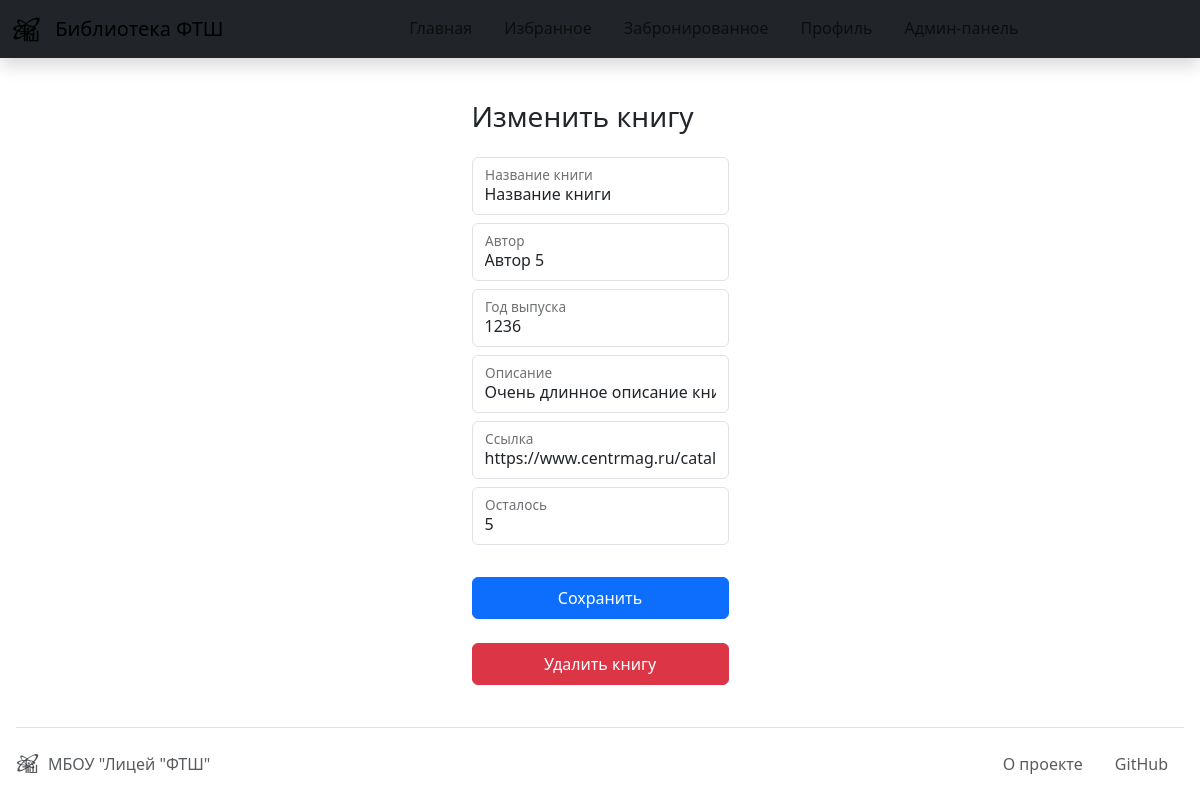
The page /book_edit/9 (signed in) on the database as committed earlier.
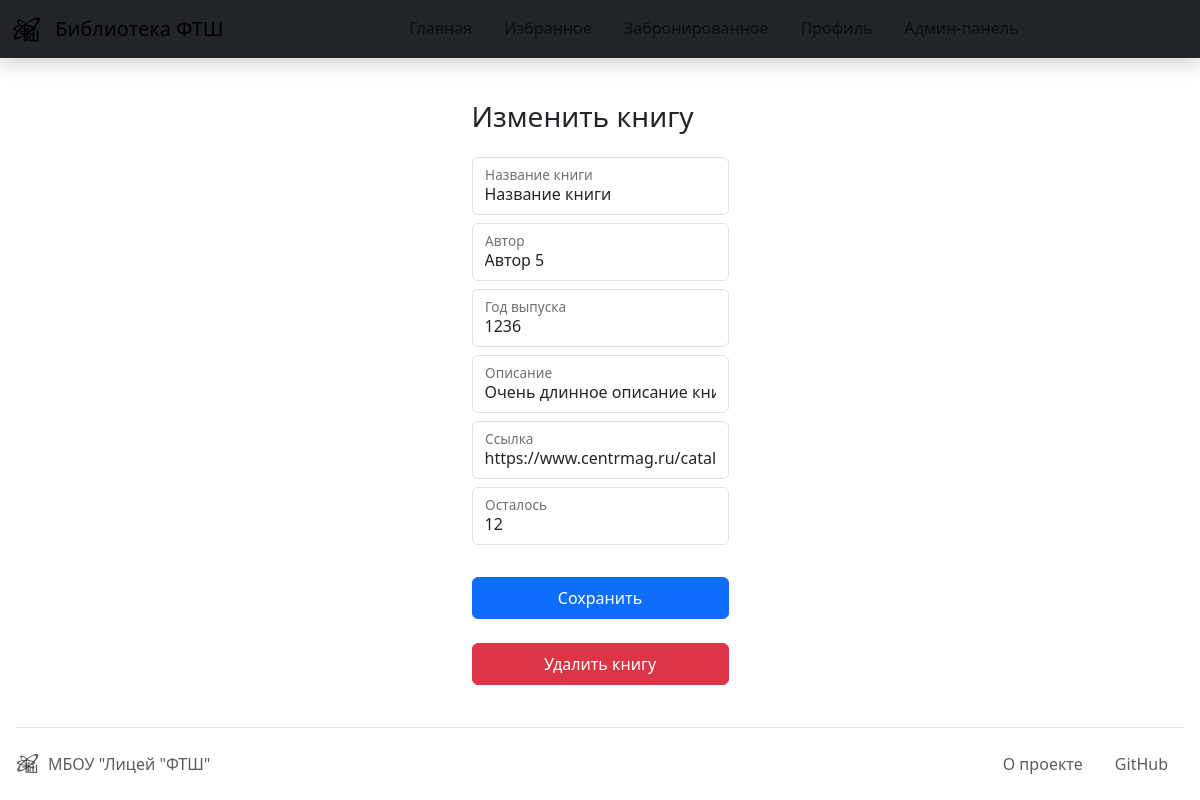
The same page on the database as committed later.
### data/books.py (models this page shows)
class Book(SqlAlchemyBase):
    __tablename__ = 'books'
    id = sqlalchemy.Column(sqlalchemy.Integer,
                           primary_key=True, autoincrement=True)
    name = sqlalchemy.Column(sqlalchemy.String)
    author = sqlalchemy.Column(sqlalchemy.String)
    description = sqlalchemy.Column(sqlalchemy.String, nullable=True)
    year = sqlalchemy.Column(sqlalchemy.SmallInteger)
    preview_url = sqlalchemy.Column(sqlalchemy.String, nullable=True)
    preview_ratio = sqlalchemy.Column(sqlalchemy.Float, nullable=True)
    left = sqlalchemy.Column(sqlalchemy.Integer)

### app.py (the view)
@app.route('/book_edit/<int:book_id>', methods=['GET', 'POST'])
@login_required
def book_edit(book_id):
    if not current_user.is_admin:
        abort(403)
    form = AddBook()
    db_sess = db_session.create_session()
    book = db_sess.query(Book).get(book_id)
    if not book:
        return 404
    if form.validate_on_submit():
        book.name = form.name.data
        book.author = form.author.data
        book.description = form.description.data
        book.year = form.year.data
        book.left = form.left.data
        book.preview_url = form.preview_url.data
        print(book.preview_url)
        db_sess.commit()
        print('edited', current_user.get_id())
        return redirect('/admin')
    else:
        print(form.preview_url)
        form.name.data = book.name
        form.author.data = book.author
        form.description.data = book.description
        form.year.data = book.year
        form.left.data = book.left
        form.meta.book_id = book.id
        form.preview_url.data = book.preview_url
    return render_template('bookedit.html', form=form, title='Изменение книги')

### loginform.py
class AddBook(FlaskForm):
    class Meta(FlaskForm.Meta):
        book_id = None
    name = StringField('Название книги', validators=[DataRequired()])
    author = StringField('Автор', validators=[DataRequired()])
    year = StringField('Год выпуска', validators=[DataRequired()])
    description = StringField('Описание', validators=[DataRequired()])
    left = StringField('Осталось', validators=[DataRequired()])
    preview_url = StringField('Ссылка', validators=[DataRequired()])
    preview_ratio = 0.7886435331230284
    submit = SubmitField('Сохранить')

### app.py (called while the page is built)
@login_manager.user_loader
def load_user(user_id):
    db_sess = db_session.create_session()
    return db_sess.query(User).get(user_id)

### data/db_session.py (called while the page is built)
def create_session() -> Session:
    global __factory
    return __factory()

### templates/bookedit.html (shortened to what this page needs)
{% extends "base.html" %}
{% block content %}
    <form class="m-auto p-3" style="max-width: 400px" method="post">
        <h3 class="mb-4 fw-normal">Изменить книгу</h3>
        <div class="form-floating">
            {{ form.name(class="form-control", type="text", placeholder="", autocomplete="name") }}
            {{ form.name.label }}
        </div>
        <div class="form-floating my-2">
            {{ form.author(class="form-control", type="text", placeholder="", autocomplete="author") }}
            {{ form.author.label }}
        </div>
        <div class="form-floating">
            {{ form.year(class="form-control", type="number", placeholder="", autocomplete="year") }}
            {{ form.year.label }}
        </div>
        <div class="form-floating my-2">
            {{ form.description(class="form-control", type="text", placeholder="", autocomplete="description") }}
            {{ form.description.label }}
        </div>
        <div class="form-floating">
            {{ form.preview_url(class="form-control", type="text", placeholder="", autocomplete="preview_url") }}
            {{ form.preview_url.label }}
        </div>
        <div class="form-floating my-2">
            {{ form.left(class="form-control", type="number", placeholder="", autocomplete="left") }}
            {{ form.left.label }}
        </div>
        <div>
            {{ form.submit(type="submit", class="btn btn-primary w-100 py-2 mt-4") }}
            {% if form.meta.book_id %}
                <button type="submit" formaction='/book_delete/{{ form.meta.book_id }}'
                        class="btn btn-danger w-100 py-2 mt-4" formnovalidate>
                    Удалить книгу
                </button>
            {% endif %}
        </div>
    </form>
{% endblock %}

### templates/base.html (shortened to what this page needs)
<!DOCTYPE html>
<html lang="ru" class="min-vh-100" data-bs-theme="auto">
<head>
    <link href="/static/bootstrap-5.3.3-dist/css/bootstrap.min.css" rel="stylesheet">
</head>
<body class="d-flex flex-column min-vh-100">
{% include 'navbar.html' %}
{% block content %}{% endblock %}
{% include 'footer.html' %}
{% include 'toast.html' %}
</body>
</html>

### templates/navbar.html (shortened to what this page needs)
{% set tabs = [
    ('index', 'Главная'),
    ('favourite', 'Избранное'),
    ('booked', 'Забронированное'),
    ('profile', 'Профиль'),
] %}
<nav class="navbar navbar-expand-md sticky-top bg-dark shadow">
    <div class="container-fluid">
        <a class="navbar-brand" href="#">
            <svg class="bi d-inline-block align-text-top me-2" width="30" height="30">
                <use xlink:href="#phtsh-wb"></use>
            </svg
            >
            <div class="d-inline d-md-none d-lg-inline">Библиотека ФТШ</div>
        </a>
        <div class="collapse navbar-collapse justify-content-center" id="navbarNavDropdown">
            <ul class="navbar-nav nav-underline">
                {% for url, name in tabs %}
                    <li class="nav-item">
                        <a {% if name == title %}
                            class="nav-link active" aria-current="page"
                        {% else %}
                            class="nav-link"
                        {% endif %}
                            href="/{{ url }}">{{ name }}</a>
                    </li>
                {% endfor %}
            </ul>
        </div>
    </div>
</nav>

### templates/footer.html
<footer class="d-flex flex-wrap justify-content-between align-items-center py-3 border-top mx-3">
    <div class="d-flex align-items-center">
        <svg class="bi me-2 mb-md-0 text-body-secondary" width="24" height="24">
            <use xlink:href="#phtsh-wb"></use>
        </svg>
        <span class="mb-md-0 text-body-secondary">МБОУ "Лицей "ФТШ"</span>
    </div>
    <ul class="nav justify-content-end list-unstyled d-flex">
        <li class="nav-item"><a href="/about" class="nav-link text-body-secondary">О проекте</a></li>
        <li class="nav-item"><a href="https://github.com/ComRSMaster/SchoolLib" class="nav-link text-body-secondary">GitHub</a></li>
    </ul>
</footer>

### templates/toast.html (shortened to what this page needs)
<div class="toast-container position-fixed top-0 end-0 p-3">
</div>

### templates/base.html (style rules this page uses)
.bi { vertical-align: -.125em; fill: currentColor; }

Rows that differ between the two databases and show on the page:
changed Book "Название книги": left "5" → "12"
